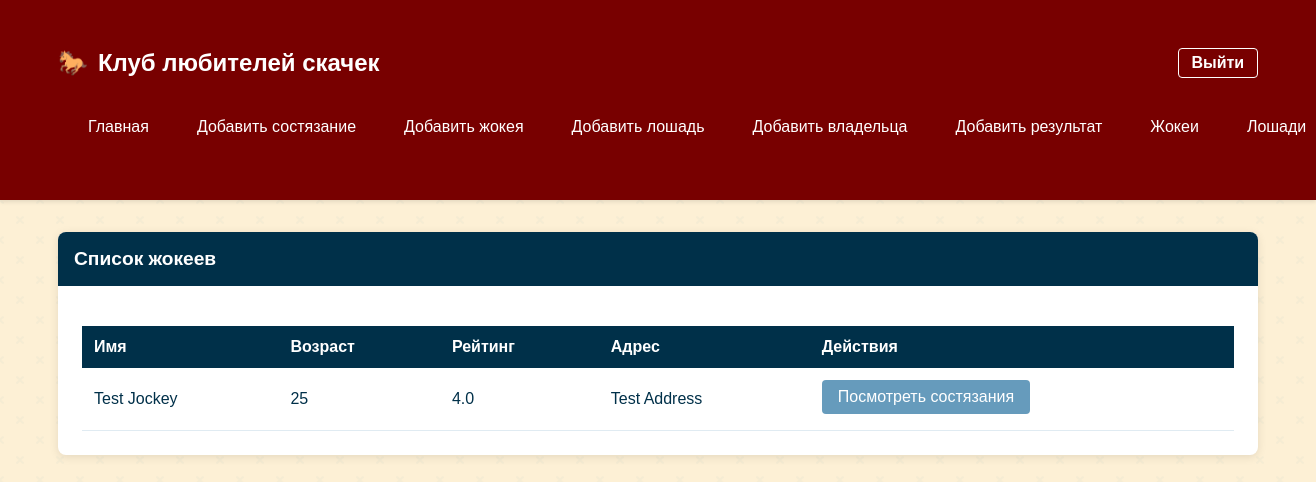
Screenshot of /jockeys (signed in) with the database file from the repository.
### horse_racing_app/models.py (models this page shows)
class Jockey(db.Model):
    __tablename__ = 'jockeys'
    id = db.Column(db.Integer, primary_key=True)
    name = db.Column(db.String(100), nullable=False)
    address = db.Column(db.String(200), nullable=False)
    age = db.Column(db.Integer, nullable=False)
    rating = db.Column(db.Float, nullable=False)
    results = db.relationship('Result', backref='jockey', lazy=True)

### horse_racing_app/app.py (the view)
@app.route('/jockeys')
def jockeys_list():
    jockeys = Jockey.query.all()
    return render_template('jockeys_list.html', jockeys=jockeys)

### horse_racing_app/app.py (called while the page is built)
@login_manager.user_loader
def load_user(user_id):
    return User.query.get(int(user_id))

### horse_racing_app/templates/jockeys_list.html (shortened to what this page needs)
{% extends "base.html" %}
{% block content %}
<div class="card">
    <div class="card-header">Список жокеев</div>
    <div class="card-body">
        <table class="table">
            <thead>
                <tr>
                    <th>Имя</th>
                    <th>Возраст</th>
                    <th>Рейтинг</th>
                    <th>Адрес</th>
                    <th>Действия</th>
                </tr>
            </thead>
            <tbody>
                {% for jockey in jockeys %}
                <tr>
                    <td>{{ jockey.name }}</td>
                    <td>{{ jockey.age }}</td>
                    <td>{{ jockey.rating }}</td>
                    <td>{{ jockey.address }}</td>
                    <td>
                        <a href="{{ url_for('jockey_competitions', jockey_id=jockey.id) }}" class="btn">
                            Посмотреть состязания
                        </a>
                    </td>
                </tr>
                {% endfor %}
            </tbody>
        </table>
    </div>
</div>
{% endblock %}

### horse_racing_app/static/style.css (style rules this page uses)
:root { --color-primary: #780000; --color-secondary: #c1121f; --color-background: #fdf0d5; --color-dark: #003049; --color-accent: #669bbc; }
body { background-color: var(--color-background); color: var(--color-dark); font-family: 'Arial', sans-serif; margin: 0; padding: 0; }
.card { background: white; border-radius: 8px; box-shadow: 0 2px 10px rgba(0, 0, 0, 0.1); margin-bottom: 2rem; overflow: hidden; }
.card-header { background-color: var(--color-dark); color: white; padding: 1rem; font-size: 1.2rem; font-weight: bold; }
.card-body { padding: 1.5rem; }
.btn { display: inline-block; padding: 0.5rem 1rem; background-color: var(--color-accent); color: white; text-decoration: none; border-radius: 4px; border: none; cursor: pointer; transition: background-color 0.3s; }
.table { width: 100%; border-collapse: collapse; margin-top: 1rem; }
.table th, .table td { padding: 0.75rem; text-align: left; border-bottom: 1px solid #ddd; }
.table th { background-color: var(--color-accent); color: white; }
.btn { transition: all 0.3s ease; position: relative; overflow: hidden; }
.card { transition: transform 0.3s ease, box-shadow 0.3s ease; border: none; }
.card { animation: fadeIn 0.5s ease-out; }
.table th { background-color: var(--color-dark); color: white; border: none; }
.table td { border-color: rgba(102, 155, 188, 0.2); }

### rows the page displays
Jockey: name "Test Jockey", age "25", rating "4.0", address "Test Address"
